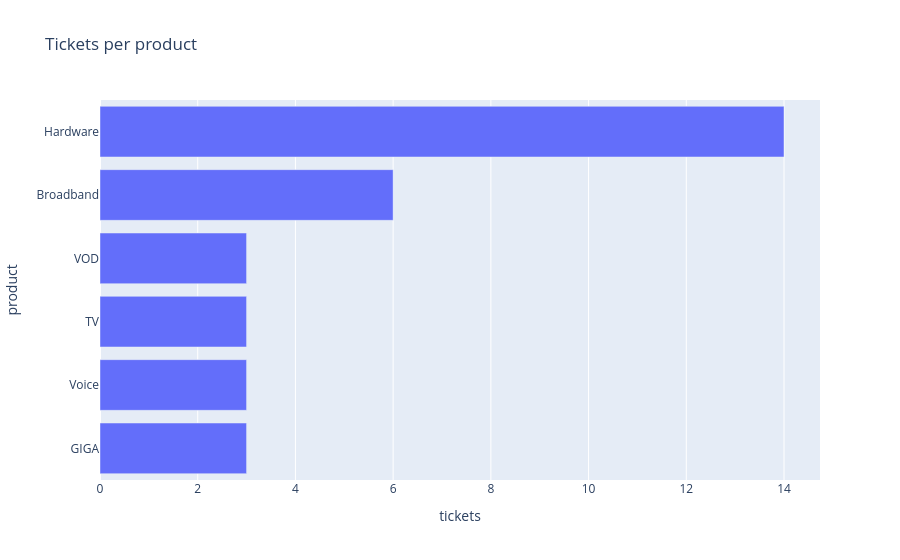

Source (notebook cell):
### Code cell
# sorted horizontal bar, not a pie: 6 products are too many slices to compare by angle
prod_counts = d["PRODUCT"].value_counts().sort_values().reset_index()
prod_counts.columns = ["product", "tickets"]
px.bar(prod_counts, x="tickets", y="product", orientation="h",
       title="Tickets per product").show()

### Figure 1 — Plotly figure (JSON) as saved in the notebook; plotly's stock layout.template omitted (floating-point values rounded to 4 significant figures)
{"data": [{"hovertemplate": "tickets=%{x}<br>product=%{y}<extra></extra>", "legendgroup": "", "marker": {"color": "#636efa", "pattern": {"shape": ""}}, "name": "", "orientation": "h", "showlegend": false, "textposition": "auto", "type": "bar", "x": [3, 3, 3, 3, 6, 14], "xaxis": "x", "y": ["GIGA", "Voice", "TV", "VOD", "Broadband", "Hardware"], "yaxis": "y"}], "layout": {"barmode": "relative", "legend": {"tracegroupgap": 0}, "title": {"text": "Tickets per product"}, "xaxis": {"anchor": "y", "domain": [0, 1], "title": {"text": "tickets"}}, "yaxis": {"anchor": "x", "domain": [0, 1], "title": {"text": "product"}}}}
